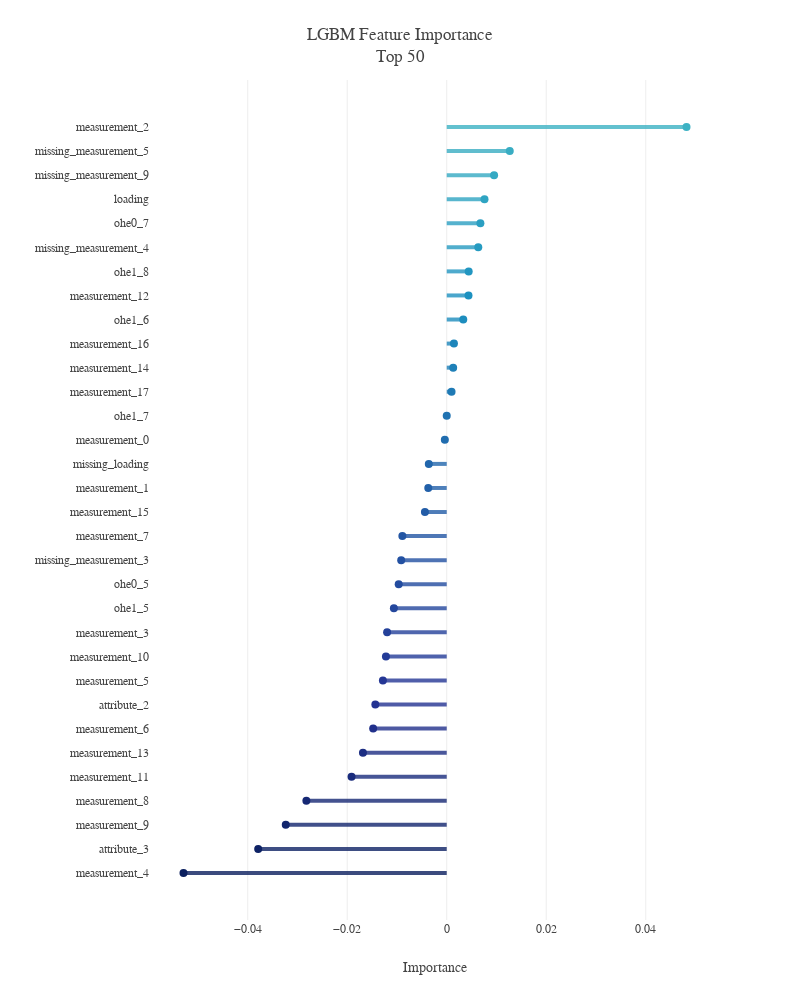

The notebook cell this image was saved under:
### Code cell
top = 50

feature_importance_df['avg'] = feature_importance_df.mean(axis=1)
feature_importance_top = feature_importance_df.avg.nlargest(top).sort_values(ascending=True)

pal=sns.color_palette("YlGnBu", 65).as_hex()
fig=go.Figure()
for i in range(len(feature_importance_top.index)):
    fig.add_shape(dict(type="line", y0=i, y1=i, x0=0, x1=feature_importance_top[i],
                       line_color=pal[::-1][i],opacity=0.8,line_width=4))

fig.add_trace(go.Scatter(x=feature_importance_top, y=feature_importance_top.index, mode='markers',
                         marker_color=pal[::-1], marker_size=8,
                         hovertemplate='%{y} Importance = %{x:.0f}<extra></extra>'))

fig.update_layout(template=plotly_template,title=f'LGBM Feature Importance<br>Top {top}',
                  margin=dict(l=150,t=80),
                  xaxis=dict(title='Importance', zeroline=False),
                  yaxis_showgrid=False, height=1000, width=800)
fig.show()

### Figure 1 — Plotly figure (JSON) as saved in the notebook; plotly's stock layout.template omitted (floating-point values rounded to 4 significant figures)
{"data": [{"hovertemplate": "%{y} Importance = %{x:.0f}<extra></extra>", "marker": {"color": ["#0b1f5e", "#0e2265", "#12256d", "#162874", "#192b7c", "#1d2e83", "#21308b", "#243392", "#253795", "#243c98", "#24419a", "#24479d", "#234c9f", "#2351a2", "#2356a4", "#225ca7", "#2260a9", "#2166ac", "#216daf", "#2073b2", "#1f7ab5", "#1f80b8", "#1e86bb", "#1d8dbe", "#1d91c0", "#2296c1", "#269bc1", "#2b9fc2", "#2fa4c2", "#34a9c3", "#39adc3", "#3db2c4", "#40b5c4", "#48b9c3", "#50bbc2", "#57bec1", "#5fc1c0", "#67c4be", "#6fc7bd", "#76cabc", "#7ecdbb", "#85cfba", "#8ed3ba", "#97d6b9", "#a0dab8", "#a9ddb7", "#b2e1b6", "#bbe4b5", "#c4e8b4", "#c9eab4", "#ceecb3", "#d3eeb3", "#d7efb3", "#dcf1b2", "#e1f3b2", "#e6f5b2", "#eaf7b1", "#edf8b2", "#f0f9b7", "#f2fabc", "#f4fbc1", "#f7fcc6", "#f9fdcb", "#fbfdd0", "#fdfed5"], "size": 8}, "mode": "markers", "type": "scatter", "x": [-0.05291, -0.03789, -0.03235, -0.02821, -0.01913, -0.01684, -0.01479, -0.01435, -0.01283, -0.01222, -0.01198, -0.01062, -0.009654, -0.00915, -0.008915, -0.00438, -0.003712, -0.003607, -0.0003815, 0, 0.0009668, 0.001296, 0.001447, 0.00332, 0.004372, 0.004411, 0.00634, 0.006765, 0.007589, 0.009519, 0.01266, 0.04819], "y": ["measurement_4", "attribute_3", "measurement_9", "measurement_8", "measurement_11", "measurement_13", "measurement_6", "attribute_2", "measurement_5", "measurement_10", "measurement_3", "ohe1_5", "ohe0_5", "missing_measurement_3", "measurement_7", "measurement_15", "measurement_1", "missing_loading", "measurement_0", "ohe1_7", "measurement_17", "measurement_14", "measurement_16", "ohe1_6", "measurement_12", "ohe1_8", "missing_measurement_4", "ohe0_7", "loading", "missing_measurement_9", "missing_measurement_5", "measurement_2"]}], "layout": {"height": 1000, "margin": {"l": 150, "t": 80}, "shapes": [{"line": {"color": "#0b1f5e", "width": 4}, "opacity": 0.8, "type": "line", "x0": 0, "x1": -0.05291, "y0": 0, "y1": 0}, {"line": {"color": "#0e2265", "width": 4}, "opacity": 0.8, "type": "line", "x0": 0, "x1": -0.03789, "y0": 1, "y1": 1}, {"line": {"color": "#12256d", "width": 4}, "opacity": 0.8, "type": "line", "x0": 0, "x1": -0.03235, "y0": 2, "y1": 2}, {"line": {"color": "#162874", "width": 4}, "opacity": 0.8, "type": "line", "x0": 0, "x1": -0.02821, "y0": 3, "y1": 3}, {"line": {"color": "#192b7c", "width": 4}, "opacity": 0.8, "type": "line", "x0": 0, "x1": -0.01913, "y0": 4, "y1": 4}, {"line": {"color": "#1d2e83", "width": 4}, "opacity": 0.8, "type": "line", "x0": 0, "x1": -0.01684, "y0": 5, "y1": 5}, {"line": {"color": "#21308b", "width": 4}, "opacity": 0.8, "type": "line", "x0": 0, "x1": -0.01479, "y0": 6, "y1": 6}, {"line": {"color": "#243392", "width": 4}, "opacity": 0.8, "type": "line", "x0": 0, "x1": -0.01435, "y0": 7, "y1": 7}, {"line": {"color": "#253795", "width": 4}, "opacity": 0.8, "type": "line", "x0": 0, "x1": -0.01283, "y0": 8, "y1": 8}, {"line": {"color": "#243c98", "width": 4}, "opacity": 0.8, "type": "line", "x0": 0, "x1": -0.01222, "y0": 9, "y1": 9}, {"line": {"color": "#24419a", "width": 4}, "opacity": 0.8, "type": "line", "x0": 0, "x1": -0.01198, "y0": 10, "y1": 10}, {"line": {"color": "#24479d", "width": 4}, "opacity": 0.8, "type": "line", "x0": 0, "x1": -0.01062, "y0": 11, "y1": 11}, {"line": {"color": "#234c9f", "width": 4}, "opacity": 0.8, "type": "line", "x0": 0, "x1": -0.009654, "y0": 12, "y1": 12}, {"line": {"color": "#2351a2", "width": 4}, "opacity": 0.8, "type": "line", "x0": 0, "x1": -0.00915, "y0": 13, "y1": 13}, {"line": {"color": "#2356a4", "width": 4}, "opacity": 0.8, "type": "line", "x0": 0, "x1": -0.008915, "y0": 14, "y1": 14}, {"line": {"color": "#225ca7", "width": 4}, "opacity": 0.8, "type": "line", "x0": 0, "x1": -0.00438, "y0": 15, "y1": 15}, {"line": {"color": "#2260a9", "width": 4}, "opacity": 0.8, "type": "line", "x0": 0, "x1": -0.003712, "y0": 16, "y1": 16}, {"line": {"color": "#2166ac", "width": 4}, "opacity": 0.8, "type": "line", "x0": 0, "x1": -0.003607, "y0": 17, "y1": 17}, {"line": {"color": "#216daf", "width": 4}, "opacity": 0.8, "type": "line", "x0": 0, "x1": -0.0003815, "y0": 18, "y1": 18}, {"line": {"color": "#2073b2", "width": 4}, "opacity": 0.8, "type": "line", "x0": 0, "x1": 0, "y0": 19, "y1": 19}, {"line": {"color": "#1f7ab5", "width": 4}, "opacity": 0.8, "type": "line", "x0": 0, "x1": 0.0009668, "y0": 20, "y1": 20}, {"line": {"color": "#1f80b8", "width": 4}, "opacity": 0.8, "type": "line", "x0": 0, "x1": 0.001296, "y0": 21, "y1": 21}, {"line": {"color": "#1e86bb", "width": 4}, "opacity": 0.8, "type": "line", "x0": 0, "x1": 0.001447, "y0": 22, "y1": 22}, {"line": {"color": "#1d8dbe", "width": 4}, "opacity": 0.8, "type": "line", "x0": 0, "x1": 0.00332, "y0": 23, "y1": 23}, {"line": {"color": "#1d91c0", "width": 4}, "opacity": 0.8, "type": "line", "x0": 0, "x1": 0.004372, "y0": 24, "y1": 24}, {"line": {"color": "#2296c1", "width": 4}, "opacity": 0.8, "type": "line", "x0": 0, "x1": 0.004411, "y0": 25, "y1": 25}, {"line": {"color": "#269bc1", "width": 4}, "opacity": 0.8, "type": "line", "x0": 0, "x1": 0.00634, "y0": 26, "y1": 26}, {"line": {"color": "#2b9fc2", "width": 4}, "opacity": 0.8, "type": "line", "x0": 0, "x1": 0.006765, "y0": 27, "y1": 27}, {"line": {"color": "#2fa4c2", "width": 4}, "opacity": 0.8, "type": "line", "x0": 0, "x1": 0.007589, "y0": 28, "y1": 28}, {"line": {"color": "#34a9c3", "width": 4}, "opacity": 0.8, "type": "line", "x0": 0, "x1": 0.009519, "y0": 29, "y1": 29}, {"line": {"color": "#39adc3", "width": 4}, "opacity": 0.8, "type": "line", "x0": 0, "x1": 0.01266, "y0": 30, "y1": 30}, {"line": {"color": "#3db2c4", "width": 4}, "opacity": 0.8, "type": "line", "x0": 0, "x1": 0.04819, "y0": 31, "y1": 31}], "title": {"text": "LGBM Feature Importance<br>Top 50"}, "width": 800, "xaxis": {"title": {"text": "Importance"}, "zeroline": false}, "yaxis": {"showgrid": false}}}
